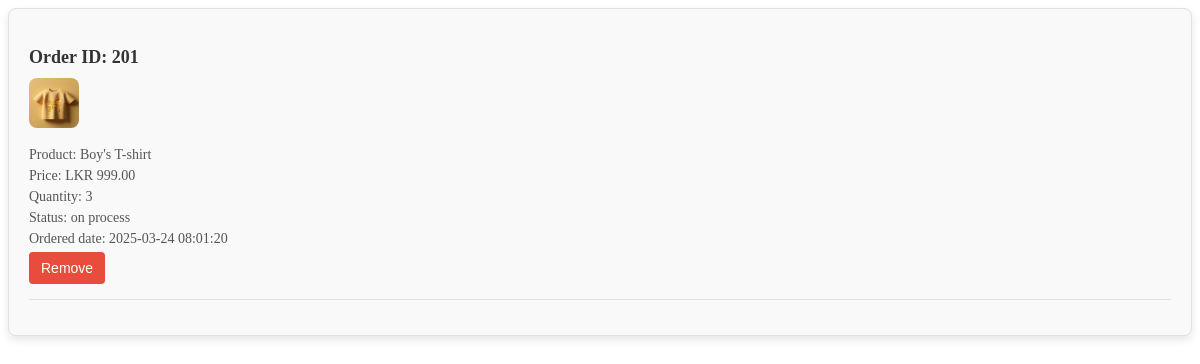
Page /fetch_order_details.php?user_id=1 on the committed database.
### tables this page shows
CREATE TABLE IF NOT EXISTS `track_details` (
  `track_id` int NOT NULL AUTO_INCREMENT,
  `order_id` int DEFAULT NULL,
  `user_id` int DEFAULT NULL,
  `product_name` varchar(200) DEFAULT NULL,
  `price` decimal(10,2) DEFAULT NULL,
  `quantity` int DEFAULT NULL,
  `total` decimal(10,2) DEFAULT NULL,
  `total_price` decimal(10,2) DEFAULT NULL,
  `order_date` timestamp NULL DEFAULT CURRENT_TIMESTAMP,
  `status` enum('on process','pending','delivered') DEFAULT 'pending',
  PRIMARY KEY (`track_id`),
  KEY `order_id` (`order_id`),
  KEY `user_id` (`user_id`)
);

CREATE TABLE IF NOT EXISTS `products_details` (
  `Product_ID` int NOT NULL AUTO_INCREMENT,
  `Product_name` varchar(255) NOT NULL,
  `Price` decimal(10,2) NOT NULL,
  `Discount_Price` decimal(10,2) DEFAULT NULL,
  `Image` longblob NOT NULL,
  `category` varchar(50) NOT NULL,
  `Description` text NOT NULL,
  `Availability` enum('in_stock','out_of_stock') NOT NULL,
  `Size` varchar(200) NOT NULL,
  `Colors` varchar(200) NOT NULL,
  PRIMARY KEY (`Product_ID`)
);

### fetch_order_details.php (the view, shortened to what this page needs)
<!DOCTYPE html>
<html lang="en">
<head>
</head>
<body>
<?php
$con = mysqli_connect("localhost", "root", "", "Velvet_vogue");
$user_id = isset($_GET['user_id']) ? $_GET['user_id'] : 0;
$sql = "SELECT t.order_id, t.product_name, t.price, t.quantity, t.total_price, t.status, p.Image, t.order_date
        FROM track_details t
        JOIN Products_details p ON t.product_name = p.Product_name
        WHERE t.user_id = ?";
$stmt = $con->prepare($sql);
$stmt->bind_param("i", $user_id);
$stmt->execute();
$result = $stmt->get_result();
if ($result->num_rows > 0) {
    while ($row = $result->fetch_assoc()) {
        echo "<div class='order-detail' id='order_" . htmlentities($row['order_id']) . "'>
                <h3>Order ID: " . htmlentities($row['order_id']) . "</h3>
                <img src='Admindb/uploads/" . htmlentities($row['Image']) . "' alt='" . htmlentities($row['product_name']) . "' style='width: 50px; height: 50px;'>
                <p>Product: " . htmlentities($row['product_name']) . "</p>
                <p>Price: LKR " . number_format($row['price'], 2) . "</p>
                <p>Quantity: " . htmlentities($row['quantity']) . "</p>
                <p>Status: " . htmlentities($row['status']) . "</p>
                <p>Ordered date: " . htmlentities($row['order_date']) . "</p>
                <button class='delete-btn' data-order-id='" . htmlentities($row['order_id']) . "'>Remove</button>
                <hr>
            </div>";
    }
} else {
    echo "<p class='no-orders'>No orders found for this user.</p>";
}
?>
</body>
</html>

### fetch_order_details.php (style rules this page uses)
.order-detail { background-color: #f9f9f9; border: 1px solid #e0e0e0; border-radius: 8px; padding: 20px; margin-bottom: 20px; box-shadow: 0 4px 8px rgba(0, 0, 0, 0.1); transition: transform 0.3s ease, box-shadow 0.3s ease; }
.order-detail h3 { font-size: 18px; font-weight: 600; color: #333; margin-bottom: 10px; }
.order-detail img { border-radius: 8px; margin-bottom: 10px; }
.order-detail p { font-size: 14px; color: #555; margin: 5px 0; }
.order-detail hr { border: 0; height: 1px; background-color: #e0e0e0; margin: 15px 0; }
.delete-btn { background-color: #e74c3c; color: white; border: none; padding: 8px 12px; border-radius: 4px; cursor: pointer; font-size: 14px; transition: background-color 0.3s ease; }

### rows in the picture
track_details: order "201", products_details.Image (picture), product_name "Boy's T-shirt", price "999.00", quantity "3", status "on process", order_date "2025-03-24 08:01:20"
